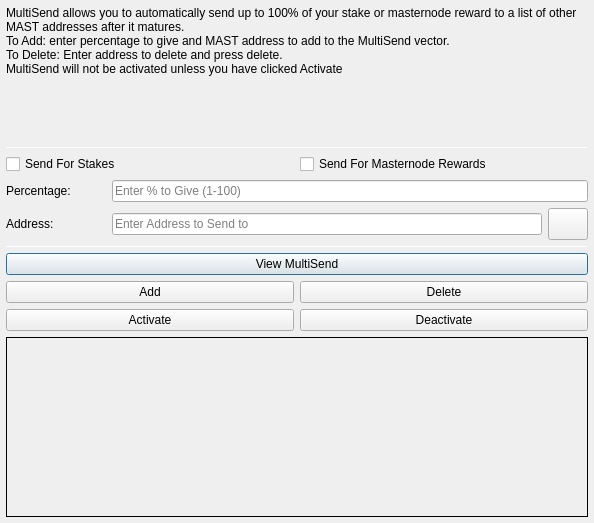
<?xml version="1.0" encoding="UTF-8"?>
<ui version="4.0">
 <class>MultiSendDialog</class>
 <widget class="QDialog" name="MultiSendDialog">
  <property name="windowModality">
   <enum>Qt::NonModal</enum>
  </property>
  <property name="geometry">
   <rect>
    <x>0</x>
    <y>0</y>
    <width>594</width>
    <height>523</height>
   </rect>
  </property>
  <property name="windowTitle">
   <string>MultiSend</string>
  </property>
  <layout class="QVBoxLayout" name="verticalLayout" stretch="0">
   <property name="leftMargin">
    <number>6</number>
   </property>
   <property name="topMargin">
    <number>6</number>
   </property>
   <property name="rightMargin">
    <number>6</number>
   </property>
   <property name="bottomMargin">
    <number>6</number>
   </property>
   <item>
    <layout class="QVBoxLayout" name="verticalLayout_Main" stretch="1,1,1,1,1,1">
     <item>
      <widget class="QLabel" name="label_2">
       <property name="lineWidth">
        <number>1</number>
       </property>
       <property name="text">
        <string>MultiSend allows you to automatically send up to 100% of your stake or masternode reward to a list of other MAST addresses after it matures.
To Add: enter percentage to give and MAST address to add to the MultiSend vector.
To Delete: Enter address to delete and press delete.
MultiSend will not be activated unless you have clicked Activate</string>
       </property>
       <property name="alignment">
        <set>Qt::AlignLeading|Qt::AlignLeft|Qt::AlignTop</set>
       </property>
       <property name="wordWrap">
        <bool>true</bool>
       </property>
      </widget>
     </item>
     <item>
      <widget class="Line" name="line">
       <property name="minimumSize">
        <size>
         <width>0</width>
         <height>1</height>
        </size>
       </property>
       <property name="maximumSize">
        <size>
         <width>16777215</width>
         <height>1</height>
        </size>
       </property>
       <property name="orientation">
        <enum>Qt::Horizontal</enum>
       </property>
      </widget>
     </item>
     <item>
      <layout class="QVBoxLayout" name="verticalLayout_Settings">
       <item>
        <layout class="QHBoxLayout" name="horizontalLayout">
         <item>
          <widget class="QCheckBox" name="multiSendStakeCheckBox">
           <property name="text">
            <string>Send For Stakes</string>
           </property>
          </widget>
         </item>
         <item>
          <widget class="QCheckBox" name="multiSendMasternodeCheckBox">
           <property name="text">
            <string>Send For Masternode Rewards</string>
           </property>
          </widget>
         </item>
        </layout>
       </item>
       <item>
        <layout class="QHBoxLayout" name="horizontalLayout_6">
         <item>
          <widget class="QLabel" name="label">
           <property name="minimumSize">
            <size>
             <width>100</width>
             <height>0</height>
            </size>
           </property>
           <property name="toolTip">
            <string>Percentage of stake to send</string>
           </property>
           <property name="text">
            <string>Percentage:</string>
           </property>
          </widget>
         </item>
         <item>
          <widget class="QLineEdit" name="multiSendPercentEdit">
           <property name="toolTip">
            <string>Enter whole numbers 1 - 100</string>
           </property>
           <property name="placeholderText">
            <string>Enter % to Give (1-100)</string>
           </property>
          </widget>
         </item>
        </layout>
       </item>
       <item>
        <layout class="QHBoxLayout" name="horizontalLayout_7">
         <item>
          <widget class="QLabel" name="label_5">
           <property name="minimumSize">
            <size>
             <width>100</width>
             <height>0</height>
            </size>
           </property>
           <property name="toolTip">
            <string>Address to send portion of stake to</string>
           </property>
           <property name="text">
            <string>Address:</string>
           </property>
          </widget>
         </item>
         <item>
          <widget class="QLineEdit" name="multiSendAddressEdit">
           <property name="toolTip">
            <string/>
           </property>
           <property name="placeholderText">
            <string>Enter Address to Send to</string>
           </property>
          </widget>
         </item>
         <item>
          <widget class="QPushButton" name="addressBookButton">
           <property name="maximumSize">
            <size>
             <width>16777215</width>
             <height>32</height>
            </size>
           </property>
           <property name="toolTip">
            <string>Choose an address from the address book</string>
           </property>
           <property name="text">
            <string/>
           </property>
           <property name="icon">
            <iconset resource="../MasternodeToken.qrc">
             <normaloff>:/icons/address-book</normaloff>:/icons/address-book</iconset>
           </property>
           <property name="shortcut">
            <string>Alt+A</string>
           </property>
           <property name="autoDefault">
            <bool>false</bool>
           </property>
          </widget>
         </item>
        </layout>
       </item>
      </layout>
     </item>
     <item>
      <widget class="Line" name="line_2">
       <property name="minimumSize">
        <size>
         <width>0</width>
         <height>1</height>
        </size>
       </property>
       <property name="maximumSize">
        <size>
         <width>16777215</width>
         <height>1</height>
        </size>
       </property>
       <property name="orientation">
        <enum>Qt::Horizontal</enum>
       </property>
      </widget>
     </item>
     <item>
      <layout class="QVBoxLayout" name="verticalLayout_Buttons">
       <item>
        <layout class="QHBoxLayout" name="horizontalLayout_4">
         <item>
          <widget class="QPushButton" name="viewButton">
           <property name="toolTip">
            <string/>
           </property>
           <property name="statusTip">
            <string>View MultiSend Vector</string>
           </property>
           <property name="text">
            <string>View MultiSend</string>
           </property>
          </widget>
         </item>
        </layout>
       </item>
       <item>
        <layout class="QHBoxLayout" name="horizontalLayout_2">
         <item>
          <widget class="QPushButton" name="addButton">
           <property name="toolTip">
            <string/>
           </property>
           <property name="statusTip">
            <string>Add to MultiSend Vector</string>
           </property>
           <property name="text">
            <string>Add</string>
           </property>
          </widget>
         </item>
         <item>
          <widget class="QPushButton" name="deleteButton">
           <property name="toolTip">
            <string/>
           </property>
           <property name="statusTip">
            <string>Delete Address From MultiSend Vector</string>
           </property>
           <property name="text">
            <string>Delete</string>
           </property>
          </widget>
         </item>
        </layout>
       </item>
       <item>
        <layout class="QHBoxLayout" name="horizontalLayout_5">
         <item>
          <widget class="QPushButton" name="activateButton">
           <property name="statusTip">
            <string>Activate MultiSend</string>
           </property>
           <property name="text">
            <string>Activate</string>
           </property>
          </widget>
         </item>
         <item>
          <widget class="QPushButton" name="disableButton">
           <property name="statusTip">
            <string>Deactivate MultiSend</string>
           </property>
           <property name="text">
            <string>Deactivate</string>
           </property>
          </widget>
         </item>
        </layout>
       </item>
      </layout>
     </item>
     <item>
      <widget class="QLabel" name="message">
       <property name="minimumSize">
        <size>
         <width>0</width>
         <height>180</height>
        </size>
       </property>
       <property name="frameShape">
        <enum>QFrame::Panel</enum>
       </property>
       <property name="frameShadow">
        <enum>QFrame::Plain</enum>
       </property>
       <property name="lineWidth">
        <number>1</number>
       </property>
       <property name="midLineWidth">
        <number>1</number>
       </property>
       <property name="text">
        <string/>
       </property>
       <property name="alignment">
        <set>Qt::AlignLeading|Qt::AlignLeft|Qt::AlignTop</set>
       </property>
       <property name="wordWrap">
        <bool>true</bool>
       </property>
      </widget>
     </item>
    </layout>
   </item>
  </layout>
 </widget>
 <resources>
  <include location="../MasternodeToken.qrc"/>
 </resources>
 <connections/>
</ui>
